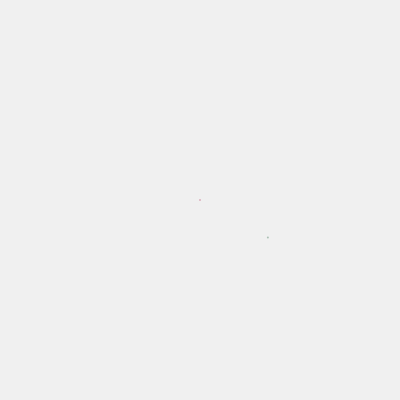
Frame 1 (no input)
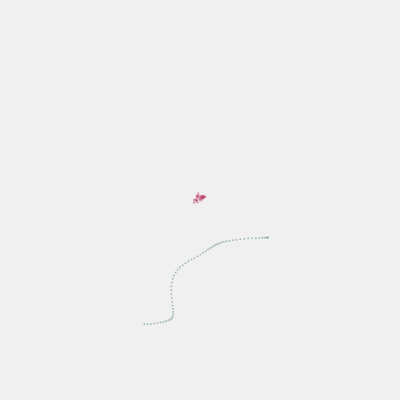
Frame 60 (no input)
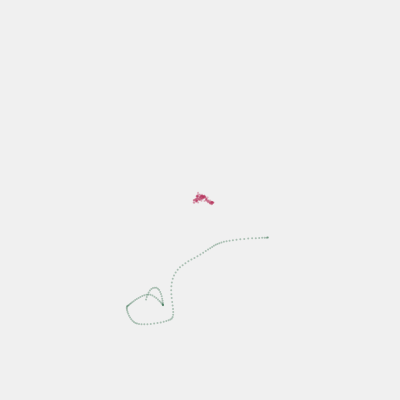
Frame 120 (the mouse pressed at the canvas centre since frame 60)

The p5.js sketch that drew these frames (run headless with seeded random() and noise() and a simulated clock; from frame 60 on, the mouse is pressed at the canvas centre):

// p5.js sketch
// ── sketch.js
// Scratchpad for Two Gardeners. Build the real one at editor.p5js.org

let rx, ry;          // random gardener
let nxoff = 0;       // noise gardener
let nyoff = 1000;

function setup() {
  createCanvas(400, 400);
  background(240);
  rx = width / 2;
  ry = height / 2;
}
function draw() {
  // random gardener
  stroke(184, 57, 95, 90);
  strokeWeight(2);
  point(rx, ry);
  rx += random(-2, 2);
  ry += random(-2, 2);
  rx = constrain(rx, 0, width);
  ry = constrain(ry, 0, height);

  // noise gardener
  let x = map(noise(nxoff), 0, 1, 0, width);
  let y = map(noise(nyoff), 0, 1, 0, height);
  stroke(44, 106, 72, 90);
  point(x, y);
  nxoff += 0.01;
  nyoff += 0.01;
}
